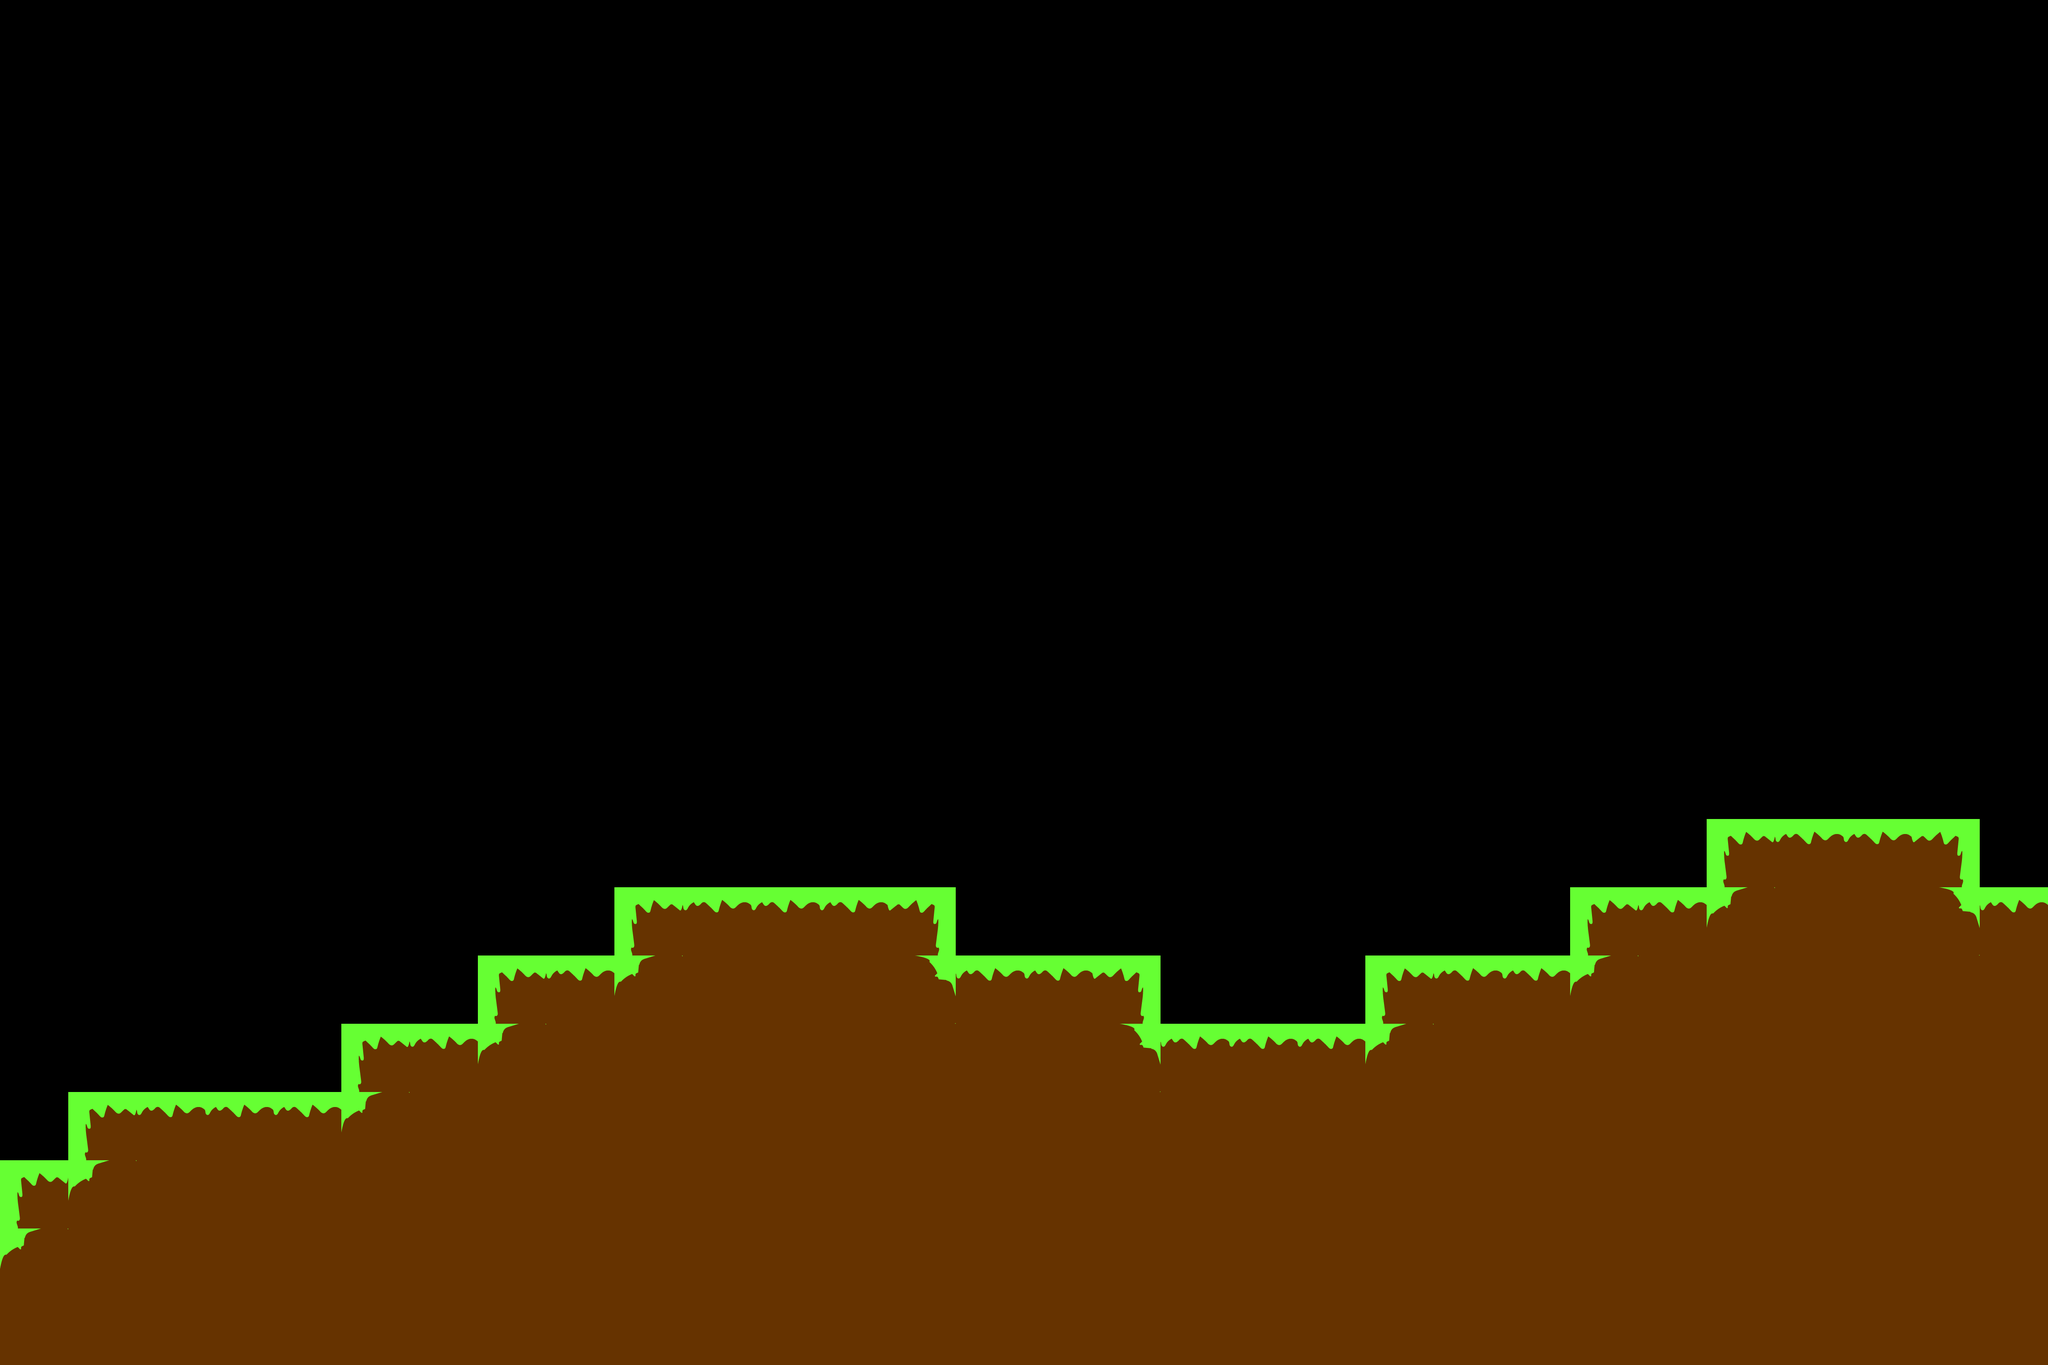

The image is a tile-based game level rendered from a .tmx file. Its description and complete source (layers, tilesets, objects, tile grids) follow:
An orthogonal 30x20 tile map with 150x150 px tiles, 1 tile layer (Tile Layer 1).

<map version="1.9" tiledversion="1.9.2" orientation="orthogonal" renderorder="right-down" width="30" height="20" tilewidth="150" tileheight="150" infinite="0" nextlayerid="2" nextobjectid="1">
 <tileset firstgid="1" name="tile-test" tilewidth="150" tileheight="150" tilecount="40" columns="8">
  <image source="tile-test.png" width="1200" height="750" />
 </tileset>
 <layer id="1" name="Tile Layer 1" width="30" height="20">
  <data encoding="csv">
0,0,0,0,0,0,0,0,0,0,0,0,0,0,0,0,0,0,0,0,0,0,0,0,0,0,0,0,0,0,
0,0,0,0,0,0,0,0,0,0,0,0,0,0,0,0,0,0,0,0,0,0,0,0,0,0,0,0,0,0,
0,0,0,0,0,0,0,0,0,0,0,0,0,0,0,0,0,0,0,0,0,0,0,0,0,0,0,0,0,0,
0,0,0,0,0,0,0,0,0,0,0,0,0,0,0,0,0,0,0,0,0,0,0,0,0,0,0,0,0,0,
0,0,0,0,0,0,0,0,0,0,0,0,0,0,0,0,0,0,0,0,0,0,0,0,0,0,0,0,0,0,
0,0,0,0,0,0,0,0,0,0,0,0,0,0,0,0,0,0,0,0,0,0,0,0,0,0,0,0,0,0,
0,0,0,0,0,0,0,0,0,0,0,0,0,0,0,0,0,0,0,0,0,0,0,0,0,0,0,0,0,0,
0,0,0,0,0,0,0,0,0,0,0,0,0,0,0,0,0,0,0,0,0,0,0,0,0,0,0,0,0,0,
0,0,0,0,0,0,0,0,0,0,0,0,0,0,0,0,0,0,0,0,0,0,0,0,0,0,0,0,0,0,
0,0,0,0,0,0,0,0,0,0,0,0,0,0,0,0,0,0,0,0,0,0,0,0,0,0,0,0,0,0,
0,0,0,0,0,0,0,0,0,0,0,0,0,0,0,0,0,0,0,0,0,0,0,0,0,0,0,0,0,0,
0,0,0,0,0,0,0,0,0,0,0,0,0,0,0,0,0,0,0,0,0,0,0,0,0,0,0,0,0,0,
0,0,0,0,0,0,0,0,0,0,0,0,0,0,0,0,0,0,0,0,0,0,0,0,0,1,3,3,5,0,
0,0,0,0,0,0,0,0,0,1,3,3,3,5,0,0,0,0,0,0,0,0,0,1,3,23,10,10,22,3,
0,0,0,0,0,0,0,1,3,23,10,10,10,22,3,3,5,0,0,0,1,3,3,23,10,10,10,10,10,10,
0,0,0,0,0,1,3,23,10,10,10,10,10,10,10,10,22,3,3,3,23,10,10,10,10,10,10,10,10,10,
0,1,3,3,3,23,10,10,10,10,10,10,10,10,10,10,10,10,10,10,10,10,10,10,10,10,10,10,10,10,
1,23,10,10,10,10,10,10,10,10,10,10,10,10,10,10,10,10,10,10,10,10,10,10,10,10,10,10,10,10,
23,12,10,10,10,10,10,10,10,10,10,10,10,10,10,10,10,10,10,10,10,10,10,10,10,10,10,10,10,10,
10,10,10,10,10,10,10,10,10,10,10,10,10,10,10,10,10,10,10,10,10,10,10,10,10,10,10,10,10,10
</data>
 </layer>
</map>